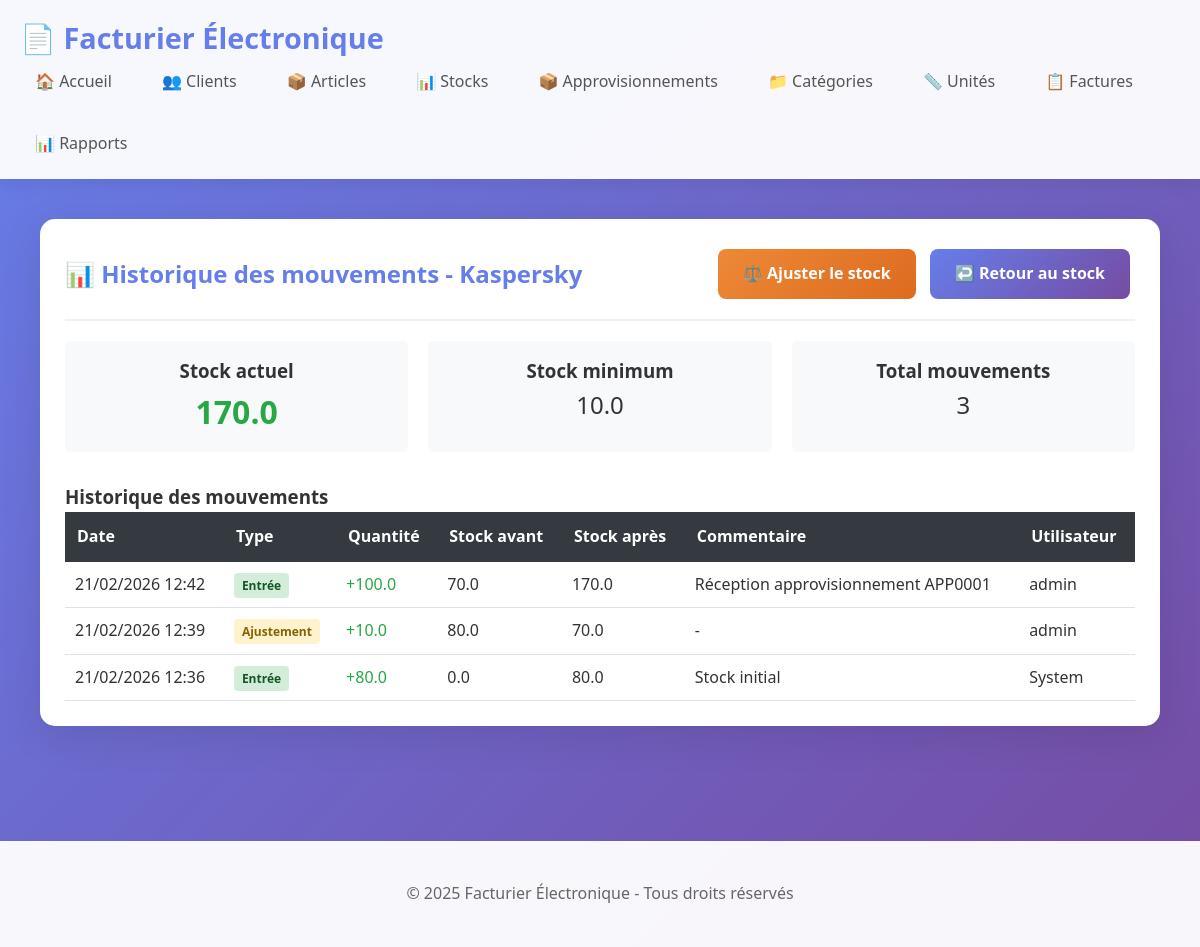
Screenshot of /stock/mouvements/1 with the database file from the repository.
### models.py (models this page shows, shortened)
class Produit(db.Model):
    __tablename__ = 'produits'
    id = db.Column(db.Integer, primary_key=True)
    nom = db.Column(db.String(100), nullable=False)
    code = db.Column(db.String(50), unique=True)
    unite_mesure_id = db.Column(db.Integer, db.ForeignKey('unites_mesure.id'), nullable=False)
    categorie_id = db.Column(db.Integer, db.ForeignKey('categories.id'), nullable=False)
    unite_mesure = db.relationship('UniteMesure', backref='produits')
    categorie = db.relationship('Categorie', backref='produits')
    tva = db.Column(db.Float, nullable=False, default=0.0)
    tc = db.Column(db.String(5), nullable=False)
    pf = db.Column(db.String(5), nullable=False)
    article_stockable = db.Column(db.String(5), nullable=False)
    pv_ttc = db.Column(db.Float, nullable=False, default=0.0)
    quantite_initiale = db.Column(db.Float, default=0.0)  # Initial quantity
    stock_minimum = db.Column(db.Float, default=0.0)  # Alert threshold
    pru = db.Column(db.Float, default=0.0)  # Prix de revient unitaire
    stock_actuel = db.Column(db.Float, default=0.0)  # Current stock (calculated from movements)
    date_creation = db.Column(db.DateTime, default=datetime.utcnow)
    lignes_facture = db.relationship('LigneFacture', backref='produit_ref', lazy=True)
    mouvements_stock = db.relationship('MouvementStock', backref='produit', lazy=True, cascade='all, delete-orphan')
    """
        Add a stock movement and update current stock
    """

class MouvementStock(db.Model):
    __tablename__ = 'mouvements_stock'
    id = db.Column(db.Integer, primary_key=True)
    produit_id = db.Column(db.Integer, db.ForeignKey('produits.id'), nullable=False)
    TYPE_ENTREE = 'entree'
    TYPE_SORTIE = 'sortie'
    TYPE_AJUSTEMENT = 'ajustement'
    type_mouvement = db.Column(db.String(20), nullable=False)  # entree, sortie, ajustement
    quantite = db.Column(db.Float, nullable=False)
    stock_avant = db.Column(db.Float, nullable=False)
    stock_apres = db.Column(db.Float, nullable=False)
    reference_type = db.Column(db.String(50))  # 'facture', 'approvisionnement', 'ajustement'
    reference_id = db.Column(db.Integer)  # ID de la facture ou de l'approvisionnement
    commentaire = db.Column(db.String(200))
    date_mouvement = db.Column(db.DateTime, default=datetime.utcnow)
    utilisateur = db.Column(db.String(100))  # Qui a fait le mouvement

### app.py (the view)
@app.route('/stock/mouvements/<int:produit_id>')
def stock_mouvements(produit_id):
    produit = Produit.query.get_or_404(produit_id)
    mouvements = MouvementStock.query.filter_by(produit_id=produit_id).order_by(MouvementStock.date_mouvement.desc()).all()
    return render_template('stock_mouvements.html', produit=produit, mouvements=mouvements)

### templates/stock_mouvements.html (shortened to what this page needs)
{% extends "base.html" %}
{% block content %}
<div class="container">
    <div class="card">
        <div class="card-header">
            <h2>📊 Historique des mouvements - {{ produit.nom }}</h2>
            <div>
                <a href="{{ url_for('stock_ajuster', produit_id=produit.id) }}" class="btn btn-warning">⚖️ Ajuster le stock</a>
                <a href="{{ url_for('stock_list') }}" class="btn btn-primary">↩️ Retour au stock</a>
            </div>
        </div>
        <div class="card-body">
            {% set stock_actuel = produit.stock_actuel if produit.stock_actuel is not none else 0 %}
            {% set stock_minimum = produit.stock_minimum if produit.stock_minimum is not none else 0 %}
            <div style="display: grid; grid-template-columns: repeat(auto-fit, minmax(200px, 1fr)); gap: 20px; margin-bottom: 30px;">
                <div style="background: #f8f9fa; padding: 15px; border-radius: 5px; text-align: center;">
                    <h3>Stock actuel</h3>
                {% set stock_status = 'danger' if stock_actuel <= 0 else 'warning' if stock_actuel <= stock_minimum else 'normal' %}
                <p class="stock-display" data-stock="{{ stock_status }}">
                    {{ stock_actuel }}
                </p>
                </div>
                <div style="background: #f8f9fa; padding: 15px; border-radius: 5px; text-align: center;">
                    <h3>Stock minimum</h3>
                    <p style="font-size: 1.5rem;">{{ stock_minimum }}</p>
                </div>
                <div style="background: #f8f9fa; padding: 15px; border-radius: 5px; text-align: center;">
                    <h3>Total mouvements</h3>
                    <p style="font-size: 1.5rem;">{{ mouvements|length }}</p>
                </div>
            </div>
            <h3>Historique des mouvements</h3>
            {% if mouvements %}
            <div class="table-container">
                <table>
                    <thead>
                        <tr>
                            <th>Date</th>
                            <th>Type</th>
                            <th>Quantité</th>
                            <th>Stock avant</th>
                            <th>Stock après</th>
                            <th>Commentaire</th>
                            <th>Utilisateur</th>
                        </tr>
                    </thead>
                    <tbody>
                        {% for mouvement in mouvements %}
                        <tr>
                            <td>{{ mouvement.date_mouvement.strftime('%d/%m/%Y %H:%M') if mouvement.date_mouvement else '-' }}</td>
                            <td>
                                {% if mouvement.type_mouvement == 'entree' %}
                                    <span class="badge badge-success">Entrée</span>
                                {% elif mouvement.type_mouvement == 'sortie' %}
                                    <span class="badge badge-danger">Sortie</span>
                                {% else %}
                                    <span class="badge badge-warning">Ajustement</span>
                                {% endif %}
                            </td>
                            <td>
                                {% set quantite = mouvement.quantite if mouvement.quantite is not none else 0 %}
                                {% if quantite > 0 %}
                                    <span style="color: #28a745;">+{{ quantite }}</span>
                                {% else %}
                                    <span style="color: #dc3545;">{{ quantite }}</span>
                                {% endif %}
                            </td>
                            <td>{{ mouvement.stock_avant if mouvement.stock_avant is not none else 0 }}</td>
                            <td>{{ mouvement.stock_apres if mouvement.stock_apres is not none else 0 }}</td>
                            <td>{{ mouvement.commentaire or '-' }}</td>
                            <td>{{ mouvement.utilisateur or 'Système' }}</td>
                        </tr>
                        {% endfor %}
                    </tbody>
                </table>
            </div>
            {% endif %}
        </div>
    </div>
</div>
{% endblock %}

### static/style.css (style rules this page uses)
* { margin: 0; padding: 0; box-sizing: border-box; }
body { font-family: 'Segoe UI', Tahoma, Geneva, Verdana, sans-serif; line-height: 1.6; color: #333; background: linear-gradient(135deg, #667eea 0%, #764ba2 100%); min-height: 100vh; }
a { text-decoration: none; color: #667eea; }
.container { max-width: 1200px; margin: 0 auto; padding: 20px; }
.card { background: white; border-radius: 15px; padding: 25px; margin-bottom: 25px; box-shadow: 0 10px 40px rgba(0,0,0,0.1); transition: transform 0.3s; }
.card-header { display: flex; justify-content: space-between; align-items: center; flex-wrap: wrap; margin-bottom: 20px; padding-bottom: 15px; border-bottom: 2px solid #f0f0f0; }
.card-header h2 { color: #667eea; font-size: 1.5rem; }
table { width: 100%; border-collapse: collapse; background: white; }
th { background: #667eea; color: white; font-weight: 600; padding: 15px; text-align: left; }
td { padding: 15px; border-bottom: 1px solid #f0f0f0; }
.btn { display: inline-block; padding: 12px 25px; border: none; border-radius: 8px; font-size: 16px; font-weight: 600; cursor: pointer; transition: all 0.3s; margin: 5px; text-align: center; min-width: 120px; }
.btn-primary { background: linear-gradient(135deg, #667eea 0%, #764ba2 100%); color: white; }
.btn-warning { background: linear-gradient(135deg, #ed8936 0%, #dd6b20 100%); color: white; }

### templates/stock_mouvements.html (style rules this page uses)
.badge { padding: 4px 8px; border-radius: 4px; font-size: 12px; font-weight: 600; }
.badge-success { background: #d4edda; color: #155724; }
.badge-warning { background: #fff3cd; color: #856404; }
.table-container { overflow-x: auto; }
table { width: 100%; border-collapse: collapse; }
th { background: #343a40; color: white; padding: 12px; text-align: left; }
td { padding: 10px; border-bottom: 1px solid #dee2e6; }
.stock-display { font-size: 2rem; font-weight: bold; }
.stock-display[data-stock="normal"] { color: #28a745; }

### rows the page displays
Produit: nom "Kaspersky", stock_actuel "170.0", stock_minimum "10.0"
MouvementStock: date_mouvement "21/02/2026 12:42", type_mouvement "Entrée", quantite "100.0", stock_avant "70.0", stock_apres "170.0", commentaire "Réception approvisionnement APP0001", utilisateur "admin"
MouvementStock: date_mouvement "21/02/2026 12:39", type_mouvement "Ajustement", quantite "10.0", stock_avant "80.0", stock_apres "70.0", commentaire "-", utilisateur "admin"
MouvementStock: date_mouvement "21/02/2026 12:36", type_mouvement "Entrée", quantite "80.0", stock_avant "0.0", stock_apres "80.0", commentaire "Stock initial", utilisateur "System"

### other values shown
{{ mouvements|length }} "3"
